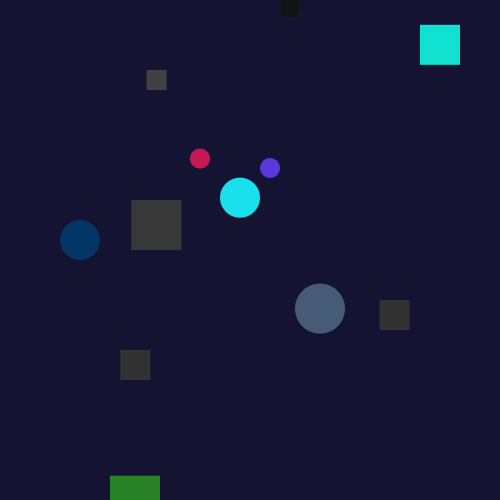
Frame 1 (no input)
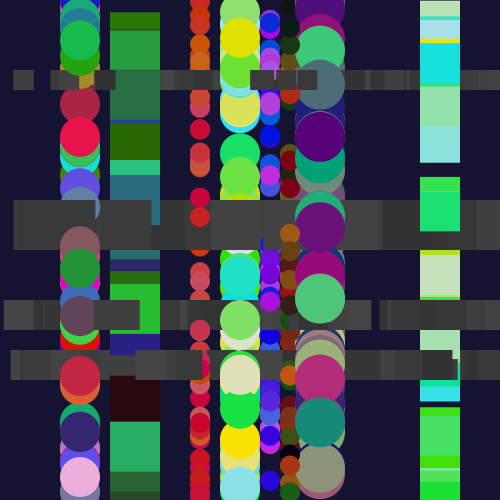
Frame 60 (the mouse pressed at the canvas centre just before this capture)
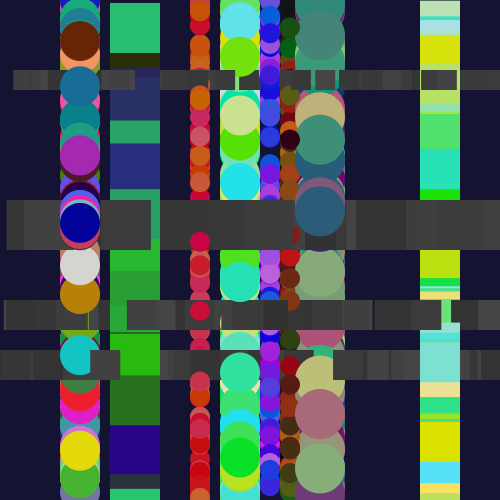
Frame 120 (the mouse held since frame 60 and released just before this capture)

The Processing sketch that drew these frames (run headless with seeded random() and noise(); from frame 60 on, the mouse is pressed at the canvas centre):

// Processing sketch: processing_15667
// ── processing_15667.pde

int value = 50;
void setup(){
  size(500,500);
colorMode(RGB);
noStroke();
background(20,20,50);
}
  
void draw(){
  noStroke();
  {
  fill(40,random(200),random(140));
  rect(110,random(500),50,50);
  fill(200,random(100),random(100));
  ellipse(200,random(500),20,20);
   fill(random(200),random(100),220);
  ellipse(270,random(500),20,20);
  fill(random(200),random(100),20);
  ellipse(290,random(500),20,20);
  fill(random(200),random(200),120);
  ellipse(320,random(500),50,50);
  fill(random(250),225,random(250));
   ellipse(240,random(500),40,40);
    fill(random(250),random(225),random(250));
   ellipse(80,random(500),40,40);
   fill(random(250),225,random(250));
  rect(420,random(500),40,40);
  fill(value+random(20));
  rect(random(500),350,30,30);
  fill(value+random(20));
  rect(random(500),300,30,30);
   fill(value+random(20));
  rect(random(500),200,50,50);
  fill(value+random(20));
  rect(random(500),70,20,20);
  
  
  
  }
   
}
